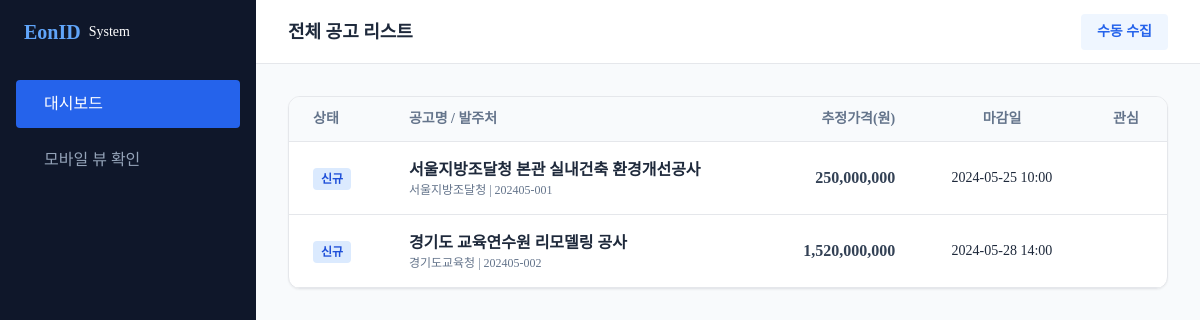
The page / on the database its author committed.
### tables this page shows
CREATE TABLE bids (
            id INTEGER PRIMARY KEY AUTOINCREMENT,
            bid_no TEXT UNIQUE,
            title TEXT,
            agency TEXT,
            price TEXT,
            date_close TEXT,
            link TEXT,
            is_favorite INTEGER DEFAULT 0,
            status TEXT DEFAULT '신규',
            created_at TIMESTAMP DEFAULT CURRENT_TIMESTAMP
        );

### app.py (the view)
@app.route('/')
def dashboard():
    conn = sqlite3.connect(DB_FILE)
    conn.row_factory = sqlite3.Row
    cursor = conn.cursor()
    cursor.execute("SELECT * FROM bids ORDER BY created_at DESC")
    bids = cursor.fetchall()
    conn.close()
    return render_template('dashboard.html', bids=bids)

### templates/dashboard.html (shortened to what this page needs)
<!DOCTYPE html>
<html lang="ko">
<head>
    <script src="https://cdn.tailwindcss.com"></script>
</head>
<body class="bg-slate-50 text-slate-800 h-screen flex overflow-hidden">
    <aside class="w-64 bg-slate-900 text-white flex flex-col">
        <div class="h-16 flex items-center px-6 font-bold text-xl text-blue-400">
            EonID <span class="text-white text-sm ml-2 font-light">System</span>
        </div>
        <nav class="flex-1 px-4 py-4 space-y-2">
            <a href="/" class="flex items-center px-4 py-3 bg-blue-600 rounded text-white">
                 대시보드
            </a>
            <a href="/mobile" class="flex items-center px-4 py-3 text-slate-400 hover:text-white">
                 모바일 뷰 확인
            </a>
        </nav>
    </aside>
    <main class="flex-1 flex flex-col h-screen overflow-auto">
        <header class="h-16 bg-white border-b px-8 flex items-center justify-between sticky top-0 z-10">
            <h1 class="font-bold text-lg">전체 공고 리스트</h1>
            <a href="/collect" class="bg-blue-50 text-blue-600 px-4 py-2 rounded font-bold text-sm hover:bg-blue-100">
                 수동 수집
            </a>
        </header>
        <div class="p-8">
            <div class="bg-white rounded-xl border shadow-sm overflow-hidden">
                <table class="w-full text-left">
                    <thead class="bg-slate-50 border-b text-slate-500 text-sm">
                        <tr>
                            <th class="px-6 py-3">상태</th>
                            <th class="px-6 py-3">공고명 / 발주처</th>
                            <th class="px-6 py-3 text-right">추정가격(원)</th>
                            <th class="px-6 py-3 text-center">마감일</th>
                            <th class="px-6 py-3 text-center">관심</th>
                        </tr>
                    </thead>
                    <tbody>
                        {% for bid in bids %}
                        <tr class="border-b hover:bg-slate-50">
                            <td class="px-6 py-4">
                              <span class="bg-blue-100 text-blue-700 px-2 py-1 rounded text-xs font-bold">
                                {{ bid.status }}
                              </span>
                            </td>
                            <td class="px-6 py-4">
                                <div class="font-bold text-slate-800">{{ bid.title }}</div>
                                <div class="text-xs text-slate-500">{{ bid.agency }} | {{ bid.bid_no }}</div>
                            </td>
                            <td class="px-6 py-4 text-right font-bold text-slate-700">{{ bid.price }}</td>
                            <td class="px-6 py-4 text-center text-sm">{{ bid.date_close }}</td>
                            <td class="px-6 py-4 text-center">
                            </td>
                        </tr>
                        {% endfor %}
                    </tbody>
                </table>
            </div>
        </div>
    </main>
</body>
</html>

### templates/dashboard.html (style rules this page uses)
body { font-family: Pretendard; }

### rows shown on the page
bids: status "신규", title "서울지방조달청 본관 실내건축 환경개선공사", agency "서울지방조달청", bid_no "202405-001", price "250,000,000", date_close "2024-05-25 10:00"
bids: status "신규", title "경기도 교육연수원 리모델링 공사", agency "경기도교육청", bid_no "202405-002", price "1,520,000,000", date_close "2024-05-28 14:00"
